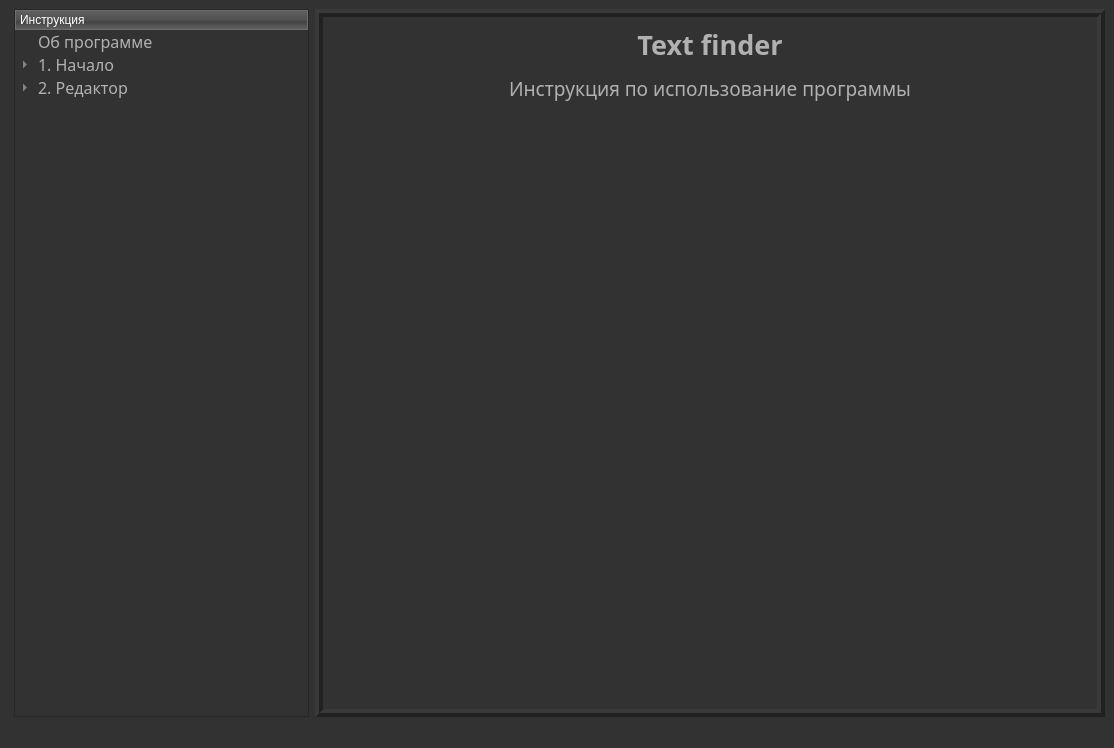
<?xml version="1.0" encoding="UTF-8"?>
<ui version="4.0">
 <class>MainWindow</class>
 <widget class="QMainWindow" name="MainWindow">
  <property name="geometry">
   <rect>
    <x>0</x>
    <y>0</y>
    <width>1114</width>
    <height>748</height>
   </rect>
  </property>
  <property name="maximumSize">
   <size>
    <width>1852</width>
    <height>1025</height>
   </size>
  </property>
  <property name="windowTitle">
   <string>Instruction</string>
  </property>
  <property name="windowIcon">
   <iconset>
    <normaloff>../../../Progri/Python/Text finder/ebook.svg</normaloff>../../../Progri/Python/Text finder/ebook.svg</iconset>
  </property>
  <property name="windowOpacity">
   <double>1.000000000000000</double>
  </property>
  <property name="styleSheet">
   <string notr="true">QToolTip
{
     border: 1px solid black;
     background-color: #ffa02f;
     padding: 1px;
     border-radius: 3px;
     opacity: 100;
}

QWidget
{
    color: #b1b1b1;
    background-color: #323232;
}

QTreeView, QListView
{
    background-color: silver;
    margin-left: 5px;
}

QWidget:item:hover
{
    background-color: QLinearGradient( x1: 0, y1: 0, x2: 0, y2: 1, stop: 0 #ffa02f, stop: 1 #ca0619);
    color: #000000;
}

QWidget:item:selected
{
    background-color: QLinearGradient( x1: 0, y1: 0, x2: 0, y2: 1, stop: 0 #ffa02f, stop: 1 #d7801a);
}

QMenuBar::item
{
    background: transparent;
}

QMenuBar::item:selected
{
    background: transparent;
    border: 1px solid #ffaa00;
}

QMenuBar::item:pressed
{
    background: #444;
    border: 1px solid #000;
    background-color: QLinearGradient(
        x1:0, y1:0,
        x2:0, y2:1,
        stop:1 #212121,
        stop:0.4 #343434/*,
        stop:0.2 #343434,
        stop:0.1 #ffaa00*/
    );
    margin-bottom:-1px;
    padding-bottom:1px;
}

QMenu
{
    border: 1px solid #000;
}

QMenu::item
{
    padding: 2px 20px 2px 20px;
}

QMenu::item:selected
{
    color: #000000;
}

QWidget:disabled
{
    color: #808080;
    background-color: #323232;
}

QAbstractItemView
{
    background-color: QLinearGradient( x1: 0, y1: 0, x2: 0, y2: 1, stop: 0 #4d4d4d, stop: 0.1 #646464, stop: 1 #5d5d5d);
}

QWidget:focus
{
    /*border: 1px solid darkgray;*/
}

QLineEdit
{
    background-color: QLinearGradient( x1: 0, y1: 0, x2: 0, y2: 1, stop: 0 #4d4d4d, stop: 0 #646464, stop: 1 #5d5d5d);
    padding: 1px;
    border-style: solid;
    border: 1px solid #1e1e1e;
    border-radius: 5;
}

QPushButton
{
    color: #b1b1b1;
    background-color: QLinearGradient( x1: 0, y1: 0, x2: 0, y2: 1, stop: 0 #565656, stop: 0.1 #525252, stop: 0.5 #4e4e4e, stop: 0.9 #4a4a4a, stop: 1 #464646);
    border-width: 1px;
    border-color: #1e1e1e;
    border-style: solid;
    border-radius: 6;
    padding: 3px;
    font-size: 20px;
    padding-left: 5px;
    padding-right: 5px;
    min-width: 40px;
}

QPushButton:pressed
{
    background-color: QLinearGradient( x1: 0, y1: 0, x2: 0, y2: 1, stop: 0 #2d2d2d, stop: 0.1 #2b2b2b, stop: 0.5 #292929, stop: 0.9 #282828, stop: 1 #252525);
}

QComboBox
{
    selection-background-color: #ffaa00;
    background-color: QLinearGradient( x1: 0, y1: 0, x2: 0, y2: 1, stop: 0 #565656, stop: 0.1 #525252, stop: 0.5 #4e4e4e, stop: 0.9 #4a4a4a, stop: 1 #464646);
    border-style: solid;
    border: 1px solid #1e1e1e;
    border-radius: 5;
}

QComboBox:hover,QPushButton:hover
{
    border: 2px solid QLinearGradient( x1: 0, y1: 0, x2: 0, y2: 1, stop: 0 #ffa02f, stop: 1 #d7801a);
}


QComboBox:on
{
    padding-top: 3px;
    padding-left: 4px;
    background-color: QLinearGradient( x1: 0, y1: 0, x2: 0, y2: 1, stop: 0 #2d2d2d, stop: 0.1 #2b2b2b, stop: 0.5 #292929, stop: 0.9 #282828, stop: 1 #252525);
    selection-background-color: #ffaa00;
}

QComboBox QAbstractItemView
{
    border: 2px solid darkgray;
    selection-background-color: QLinearGradient( x1: 0, y1: 0, x2: 0, y2: 1, stop: 0 #ffa02f, stop: 1 #d7801a);
}

QComboBox::drop-down
{
     subcontrol-origin: padding;
     subcontrol-position: top right;
     width: 15px;

     border-left-width: 0px;
     border-left-color: darkgray;
     border-left-style: solid; /* just a single line */
     border-top-right-radius: 3px; /* same radius as the QComboBox */
     border-bottom-right-radius: 3px;
 }

QComboBox::down-arrow
{
     image: url(:/dark_orange/img/down_arrow.png);
}

QGroupBox
{   
	border: 1px solid black;
    margin-top: 10px;
}

QGroupBox:focus
{
	border: 1px solid rgb(33,33,33)
}

QTextEdit:focus
{
    border: 1px solid darkgray;
}

QScrollBar:horizontal {
     border: 1px solid #222222;
     background: QLinearGradient( x1: 0, y1: 0, x2: 0, y2: 1, stop: 0.0 #121212, stop: 0.2 #282828, stop: 1 #484848);
     height: 7px;
     margin: 0px 16px 0 16px;
}

QScrollBar::handle:horizontal
{
      background: QLinearGradient( x1: 0, y1: 0, x2: 1, y2: 0, stop: 0 #ffa02f, stop: 0.5 #d7801a, stop: 1 #ffa02f);
      min-height: 20px;
      border-radius: 2px;
}

QScrollBar::add-line:horizontal {
      border: 1px solid #1b1b19;
      border-radius: 2px;
      background: QLinearGradient( x1: 0, y1: 0, x2: 1, y2: 0, stop: 0 #ffa02f, stop: 1 #d7801a);
      width: 14px;
      subcontrol-position: right;
      subcontrol-origin: margin;
}

QScrollBar::sub-line:horizontal {
      border: 1px solid #1b1b19;
      border-radius: 2px;
      background: QLinearGradient( x1: 0, y1: 0, x2: 1, y2: 0, stop: 0 #ffa02f, stop: 1 #d7801a);
      width: 14px;
     subcontrol-position: left;
     subcontrol-origin: margin;
}

QScrollBar::right-arrow:horizontal, QScrollBar::left-arrow:horizontal
{
      border: 1px solid black;
      width: 1px;
      height: 1px;
      background: white;
}

QScrollBar::add-page:horizontal, QScrollBar::sub-page:horizontal
{
      background: none;
}

QScrollBar:vertical
{
      background: QLinearGradient( x1: 0, y1: 0, x2: 1, y2: 0, stop: 0.0 #121212, stop: 0.2 #282828, stop: 1 #484848);
      width: 7px;
      margin: 16px 0 16px 0;
      border: 1px solid #222222;
}

QScrollBar::handle:vertical
{
      background: QLinearGradient( x1: 0, y1: 0, x2: 0, y2: 1, stop: 0 #ffa02f, stop: 0.5 #d7801a, stop: 1 #ffa02f);
      min-height: 20px;
      border-radius: 2px;
}

QScrollBar::add-line:vertical
{
      border: 1px solid #1b1b19;
      border-radius: 2px;
      background: QLinearGradient( x1: 0, y1: 0, x2: 0, y2: 1, stop: 0 #ffa02f, stop: 1 #d7801a);
      height: 14px;
      subcontrol-position: bottom;
      subcontrol-origin: margin;
}

QScrollBar::sub-line:vertical
{
      border: 1px solid #1b1b19;
      border-radius: 2px;
      background: QLinearGradient( x1: 0, y1: 0, x2: 0, y2: 1, stop: 0 #d7801a, stop: 1 #ffa02f);
      height: 14px;
      subcontrol-position: top;
      subcontrol-origin: margin;
}

QScrollBar::up-arrow:vertical, QScrollBar::down-arrow:vertical
{
      border: 1px solid black;
      width: 1px;
      height: 1px;
      background: white;
}


QScrollBar::add-page:vertical, QScrollBar::sub-page:vertical
{
      background: none;
}

QTextEdit
{
    background-color: #242424;
}

QPlainTextEdit
{
    background-color: #242424;
}

QHeaderView::section
{
    background-color: QLinearGradient(x1:0, y1:0, x2:0, y2:1, stop:0 #616161, stop: 0.5 #505050, stop: 0.6 #434343, stop:1 #656565);
    color: white;
    padding-left: 4px;
    border: 1px solid #6c6c6c;
}

QCheckBox:disabled
{
	color: #414141;
}

QDockWidget::title
{
    text-align: center;
    spacing: 3px; /* spacing between items in the tool bar */
    background-color: QLinearGradient(x1:0, y1:0, x2:0, y2:1, stop:0 #323232, stop: 0.5 #242424, stop:1 #323232);
}

QDockWidget::close-button, QDockWidget::float-button
{
    text-align: center;
    spacing: 1px; /* spacing between items in the tool bar */
    background-color: QLinearGradient(x1:0, y1:0, x2:0, y2:1, stop:0 #323232, stop: 0.5 #242424, stop:1 #323232);
}

QDockWidget::close-button:hover, QDockWidget::float-button:hover
{
    background: #242424;
}

QDockWidget::close-button:pressed, QDockWidget::float-button:pressed
{
    padding: 1px -1px -1px 1px;
}

QMainWindow::separator
{
    background-color: QLinearGradient(x1:0, y1:0, x2:0, y2:1, stop:0 #161616, stop: 0.5 #151515, stop: 0.6 #212121, stop:1 #343434);
    color: white;
    padding-left: 4px;
    border: 1px solid #4c4c4c;
    spacing: 3px; /* spacing between items in the tool bar */
}

QMainWindow::separator:hover
{

    background-color: QLinearGradient(x1:0, y1:0, x2:0, y2:1, stop:0 #d7801a, stop:0.5 #b56c17 stop:1 #ffa02f);
    color: white;
    padding-left: 4px;
    border: 1px solid #6c6c6c;
    spacing: 3px; /* spacing between items in the tool bar */
}

QToolBar::handle
{
     spacing: 3px; /* spacing between items in the tool bar */
     background: url(:/dark_orange/img/handle.png);
}

QMenu::separator
{
    height: 2px;
    background-color: QLinearGradient(x1:0, y1:0, x2:0, y2:1, stop:0 #161616, stop: 0.5 #151515, stop: 0.6 #212121, stop:1 #343434);
    color: white;
    padding-left: 4px;
    margin-left: 10px;
    margin-right: 5px;
}

QProgressBar
{
    border: 2px solid grey;
    border-radius: 5px;
    text-align: center;
}

QProgressBar::chunk
{
    background-color: #d7801a;
    width: 2.15px;
    margin: 0.5px;
}

QTabBar::tab {
    color: #b1b1b1;
    border: 1px solid #444;
    border-bottom-style: none;
    background-color: #323232;
    padding-left: 10px;
    padding-right: 10px;
    padding-top: 3px;
    padding-bottom: 2px;
    margin-right: -1px;
}

QTabWidget::pane {
    border: 1px solid #444;
    top: 1px;
}

QTabBar::tab:last
{
    margin-right: 0; /* the last selected tab has nothing to overlap with on the right */
    border-top-right-radius: 3px;
}

QTabBar::tab:first:!selected
{
	 margin-left: 0px; /* the last selected tab has nothing to overlap with on the right */


    border-top-left-radius: 3px;
}

QTabBar::tab:!selected
{
    color: #b1b1b1;
    border-bottom-style: solid;
    margin-top: 3px;
    background-color: QLinearGradient(x1:0, y1:0, x2:0, y2:1, stop:1 #212121, stop:.4 #343434);
}

QTabBar::tab:selected
{
    border-top-left-radius: 3px;
    border-top-right-radius: 3px;
    margin-bottom: 0px;
}

QTabBar::tab:!selected:hover
{
    /*border-top: 2px solid #ffaa00;
    padding-bottom: 3px;*/
    border-top-left-radius: 3px;
    border-top-right-radius: 3px;
    background-color: QLinearGradient(x1:0, y1:0, x2:0, y2:1, stop:1 #212121, stop:0.4 #343434, stop:0.2 #343434, stop:0.1 #ffaa00);
}

QRadioButton::indicator:checked, QRadioButton::indicator:unchecked{
    color: #b1b1b1;
    background-color: #323232;
    border: 1px solid #b1b1b1;
    border-radius: 6px;
}

QRadioButton::indicator:checked
{
    background-color: qradialgradient(
        cx: 0.5, cy: 0.5,
        fx: 0.5, fy: 0.5,
        radius: 1.0,
        stop: 0.25 #ffaa00,
        stop: 0.3 #323232
    );
}

QCheckBox::indicator{
    color: #b1b1b1;
    background-color: #323232;
    border: 1px solid #b1b1b1;
    width: 9px;
    height: 9px;
}

QRadioButton::indicator
{
    border-radius: 6px;
}

QRadioButton::indicator:hover, QCheckBox::indicator:hover
{
    border: 1px solid #ffaa00;
}

QCheckBox::indicator:checked
{
	image:url(:/dark_orange/img/checkbox.png);
	background-color: rgb(255, 170, 0);
	color: rgb(255, 170, 0);
}

QCheckBox::indicator:disabled, QRadioButton::indicator:disabled
{
    border: 1px solid #444;
}


QSlider::groove:horizontal {
    border: 1px solid #3A3939;
    height: 8px;
    background: #201F1F;
    margin: 2px 0;
    border-radius: 2px;
}

QSlider::handle:horizontal {
    background: QLinearGradient( x1: 0, y1: 0, x2: 0, y2: 1,
      stop: 0.0 silver, stop: 0.2 #a8a8a8, stop: 1 #727272);
    border: 1px solid #3A3939;
    width: 14px;
    height: 14px;
    margin: -4px 0;
    border-radius: 2px;
}

QSlider::groove:vertical {
    border: 1px solid #3A3939;
    width: 8px;
    background: #201F1F;
    margin: 0 0px;
    border-radius: 2px;
}

QSlider::handle:vertical {
    background: QLinearGradient( x1: 0, y1: 0, x2: 0, y2: 1, stop: 0.0 silver,
      stop: 0.2 #a8a8a8, stop: 1 #727272);
    border: 1px solid #3A3939;
    width: 14px;
    height: 14px;
    margin: 0 -4px;
    border-radius: 2px;
}

QAbstractSpinBox {
    padding-top: 2px;
    padding-bottom: 2px;
    border: 1px solid darkgray;

    border-radius: 2px;
    min-width: 50px;
}
QMainWindow{
	border-top: 2px solid black;
}

QGroupBox{
	border-color:rgb(33,33,33)
}

QGroupBox:hover{
	border-color:rgb(33,33,33)
}

QGroupBox::indicator {
    color: #b1b1b1;
    background-color: #323232;
    border: 1px solid #b1b1b1;
}

QGroupBox::indicator:checked
{
	background-color: rgb(255, 170, 0);
	color: rgb(255, 170, 0);
}</string>
  </property>
  <widget class="QWidget" name="centralwidget">
   <layout class="QHBoxLayout" name="horizontalLayout">
    <item>
     <widget class="QTreeWidget" name="treeWidget">
      <property name="sizePolicy">
       <sizepolicy hsizetype="MinimumExpanding" vsizetype="Expanding">
        <horstretch>0</horstretch>
        <verstretch>0</verstretch>
       </sizepolicy>
      </property>
      <property name="font">
       <font>
        <family>Microsoft YaHei UI Light</family>
        <pointsize>12</pointsize>
        <weight>50</weight>
        <bold>false</bold>
        <strikeout>false</strikeout>
        <stylestrategy>PreferDefault</stylestrategy>
        <kerning>true</kerning>
       </font>
      </property>
      <property name="styleSheet">
       <string notr="true">QTreeView {
	/**color: rgb(255, 255, 255);**/
	background-color: #323232;
	/**border-color: rgb(255, 255, 255);**/
}

QTreeView::item:hover {
	background: rgb(238, 147, 38);
}

QTreeView::item:selected {
	background-color:  rgb(238, 147, 38);
	selection-background-color: rgb(238, 147, 38);
}</string>
      </property>
      <column>
       <property name="text">
        <string>Инструкция</string>
       </property>
      </column>
      <item>
       <property name="text">
        <string>Об программе</string>
       </property>
      </item>
      <item>
       <property name="text">
        <string>1. Начало</string>
       </property>
       <property name="background">
        <brush brushstyle="NoBrush">
         <color alpha="255">
          <red>181</red>
          <green>181</green>
          <blue>181</blue>
         </color>
        </brush>
       </property>
       <item>
        <property name="text">
         <string>Загрузка картинки</string>
        </property>
       </item>
       <item>
        <property name="text">
         <string>Drag &amp; Drop</string>
        </property>
       </item>
      </item>
      <item>
       <property name="text">
        <string>2. Редактор</string>
       </property>
       <item>
        <property name="text">
         <string>Коррекция</string>
        </property>
       </item>
       <item>
        <property name="text">
         <string>Расположение инструментов</string>
        </property>
        <property name="background">
         <brush brushstyle="NoBrush">
          <color alpha="255">
           <red>0</red>
           <green>0</green>
           <blue>0</blue>
          </color>
         </brush>
        </property>
       </item>
       <item>
        <property name="text">
         <string>Размер</string>
        </property>
       </item>
       <item>
        <property name="text">
         <string>Положение картины</string>
        </property>
       </item>
       <item>
        <property name="text">
         <string>Обрезка по выделению</string>
        </property>
       </item>
      </item>
     </widget>
    </item>
    <item>
     <widget class="QStackedWidget" name="stackedWidget">
      <property name="sizePolicy">
       <sizepolicy hsizetype="Preferred" vsizetype="Preferred">
        <horstretch>0</horstretch>
        <verstretch>0</verstretch>
       </sizepolicy>
      </property>
      <property name="frameShape">
       <enum>QFrame::Box</enum>
      </property>
      <property name="frameShadow">
       <enum>QFrame::Raised</enum>
      </property>
      <property name="lineWidth">
       <number>4</number>
      </property>
      <property name="currentIndex">
       <number>5</number>
      </property>
      <widget class="QWidget" name="page_loadfile">
       <layout class="QVBoxLayout" name="verticalLayout_2" stretch="0,0,1">
        <item>
         <widget class="QLabel" name="label_Instruction_loadfile">
          <property name="font">
           <font>
            <family>Microsoft YaHei UI Light</family>
            <pointsize>14</pointsize>
           </font>
          </property>
          <property name="text">
           <string>&lt;html&gt;&lt;head/&gt;&lt;body&gt;&lt;p&gt;После запуска программы, следует загрузить&lt;/p&gt;&lt;p&gt;картинку/фотографию. Что бы это сделать, &lt;/p&gt;&lt;p&gt;нужно нажать на кнопку &lt;span style=&quot; font-weight:600;&quot;&gt;&amp;quot;Browse&amp;quot;&lt;/span&gt;, после чего &lt;/p&gt;&lt;p&gt;выбрать файл.&lt;/p&gt;&lt;/body&gt;&lt;/html&gt;</string>
          </property>
         </widget>
        </item>
        <item>
         <widget class="Line" name="line">
          <property name="frameShadow">
           <enum>QFrame::Raised</enum>
          </property>
          <property name="lineWidth">
           <number>4</number>
          </property>
          <property name="orientation">
           <enum>Qt::Horizontal</enum>
          </property>
         </widget>
        </item>
        <item>
         <widget class="QLabel" name="label_image_for_instruction_loadfile">
          <property name="text">
           <string/>
          </property>
          <property name="pixmap">
           <pixmap>../../../Progri/Python/Text finder/instruction/1.png</pixmap>
          </property>
          <property name="alignment">
           <set>Qt::AlignLeading|Qt::AlignLeft|Qt::AlignTop</set>
          </property>
         </widget>
        </item>
       </layout>
      </widget>
      <widget class="QWidget" name="page_areaselection">
       <layout class="QVBoxLayout" name="verticalLayout">
        <item>
         <widget class="QLabel" name="label_Instruction_areaselection">
          <property name="font">
           <font>
            <family>Microsoft YaHei UI Light</family>
           </font>
          </property>
          <property name="text">
           <string>&lt;html&gt;&lt;head/&gt;&lt;body&gt;&lt;p&gt;&lt;span style=&quot; font-size:14pt;&quot;&gt;Возможно вам потребуется просканировать &lt;/span&gt;&lt;/p&gt;&lt;p&gt;&lt;span style=&quot; font-size:14pt;&quot;&gt;конкретную область, а не все изображение. &lt;/span&gt;&lt;/p&gt;&lt;p&gt;&lt;span style=&quot; font-size:14pt;&quot;&gt;Для этого нужно перейти в раздел &amp;quot;&lt;/span&gt;&lt;span style=&quot; font-size:14pt; font-weight:600;&quot;&gt;Area selection&lt;/span&gt;&lt;span style=&quot; font-size:14pt;&quot;&gt;&amp;quot;&lt;/span&gt;&lt;/p&gt;&lt;p&gt;&lt;img src=&quot;:/inst_areselection/instruction/2.png&quot;/&gt;&lt;/p&gt;&lt;/body&gt;&lt;/html&gt;</string>
          </property>
         </widget>
        </item>
        <item>
         <widget class="QLabel" name="label_areaselection2">
          <property name="font">
           <font>
            <family>Microsoft YaHei UI Light</family>
           </font>
          </property>
          <property name="text">
           <string>&lt;html&gt;&lt;head/&gt;&lt;body&gt;&lt;p&gt;&lt;span style=&quot; font-size:14pt;&quot;&gt;Затем зажать левую кнопку мыши на выбранной области и выделить ее,&lt;/span&gt;&lt;/p&gt;&lt;p&gt;&lt;span style=&quot; font-size:14pt;&quot;&gt;после чего изображение будет обрезано. Потом нажать на кнопку &amp;quot;&lt;/span&gt;&lt;span style=&quot; font-size:14pt; font-weight:600;&quot;&gt;Save&lt;/span&gt;&lt;span style=&quot; font-size:14pt;&quot;&gt;&amp;quot;.&lt;/span&gt;&lt;/p&gt;&lt;p&gt;&lt;span style=&quot; font-size:14pt;&quot;&gt;Если вы ошиблись, нажмите на кнопку &amp;quot;&lt;/span&gt;&lt;span style=&quot; font-size:14pt; font-weight:600;&quot;&gt;Reset&lt;/span&gt;&lt;span style=&quot; font-size:14pt;&quot;&gt;&amp;quot;.&lt;/span&gt;&lt;br/&gt;&lt;img src=&quot;:/inst_areselection/instruction/3_4_5.png&quot;/&gt;&lt;/p&gt;&lt;/body&gt;&lt;/html&gt;</string>
          </property>
          <property name="scaledContents">
           <bool>false</bool>
          </property>
         </widget>
        </item>
       </layout>
      </widget>
      <widget class="QWidget" name="page_DragandDrop">
       <layout class="QVBoxLayout" name="verticalLayout_3">
        <item>
         <widget class="QLabel" name="label_DragandDrop">
          <property name="font">
           <font>
            <family>Microsoft YaHei UI Light</family>
            <pointsize>14</pointsize>
           </font>
          </property>
          <property name="text">
           <string>&lt;html&gt;&lt;head/&gt;&lt;body&gt;&lt;p&gt;Доступно быстрая загрузка изображений, блогадаря Drag &amp;amp; Drop.&lt;/p&gt;&lt;p&gt;Достаточно просто зажать и перетянуть файл...&lt;br/&gt;&lt;/p&gt;&lt;/body&gt;&lt;/html&gt;</string>
          </property>
         </widget>
        </item>
        <item>
         <widget class="Line" name="line_3">
          <property name="orientation">
           <enum>Qt::Horizontal</enum>
          </property>
         </widget>
        </item>
        <item>
         <layout class="QHBoxLayout" name="horizontalLayout_DragandDrop">
          <item>
           <widget class="QLabel" name="label_DragandDrop_3">
            <property name="font">
             <font>
              <family>Microsoft YaHei UI Light</family>
              <pointsize>14</pointsize>
             </font>
            </property>
            <property name="text">
             <string>&lt;html&gt;&lt;head/&gt;&lt;body&gt;&lt;p align=&quot;center&quot;&gt;&lt;br/&gt;&lt;/p&gt;&lt;p align=&quot;center&quot;&gt;&lt;img src=&quot;:/inst_areselection/instruction/71.png&quot;/&gt;&lt;/p&gt;&lt;/body&gt;&lt;/html&gt;</string>
            </property>
           </widget>
          </item>
          <item>
           <widget class="Line" name="line_2">
            <property name="lineWidth">
             <number>5</number>
            </property>
            <property name="midLineWidth">
             <number>0</number>
            </property>
            <property name="orientation">
             <enum>Qt::Vertical</enum>
            </property>
           </widget>
          </item>
          <item>
           <widget class="QLabel" name="label_DragandDrop_2">
            <property name="font">
             <font>
              <family>Microsoft YaHei UI Light</family>
              <pointsize>14</pointsize>
             </font>
            </property>
            <property name="text">
             <string>&lt;html&gt;&lt;head/&gt;&lt;body&gt;&lt;p align=&quot;center&quot;&gt;&lt;br/&gt;&lt;/p&gt;&lt;p align=&quot;center&quot;&gt;&lt;img src=&quot;:/inst_areselection/instruction/81.png&quot;/&gt;&lt;/p&gt;&lt;/body&gt;&lt;/html&gt;</string>
            </property>
           </widget>
          </item>
         </layout>
        </item>
       </layout>
      </widget>
      <widget class="QWidget" name="page_Scale">
       <layout class="QVBoxLayout" name="verticalLayout_4">
        <item>
         <widget class="QLabel" name="label_Scale">
          <property name="font">
           <font>
            <family>Microsoft YaHei UI Light</family>
            <pointsize>14</pointsize>
           </font>
          </property>
          <property name="text">
           <string>&lt;html&gt;&lt;head/&gt;&lt;body&gt;&lt;p&gt;Есть возможность изменить разрешение картины с сохранением пропорцый.&lt;/p&gt;&lt;p&gt;Нужно ввести нужный вами ширину и высоту.&lt;/p&gt;&lt;p&gt;Reset - сбрасывает разрешение картины.&lt;/p&gt;&lt;p&gt;&lt;br/&gt;&lt;/p&gt;&lt;p align=&quot;center&quot;&gt;&lt;img src=&quot;:/inst_areselection/instruction/9.png&quot;/&gt;&lt;/p&gt;&lt;/body&gt;&lt;/html&gt;</string>
          </property>
         </widget>
        </item>
       </layout>
      </widget>
      <widget class="QWidget" name="page_position">
       <property name="font">
        <font>
         <family>Microsoft YaHei UI Light</family>
         <pointsize>14</pointsize>
        </font>
       </property>
       <layout class="QVBoxLayout" name="verticalLayout_5">
        <item>
         <widget class="QLabel" name="label_position">
          <property name="font">
           <font>
            <family>Microsoft YaHei UI Light</family>
            <pointsize>14</pointsize>
           </font>
          </property>
          <property name="text">
           <string>&lt;html&gt;&lt;head/&gt;&lt;body&gt;&lt;p&gt;Изменить положение картины, можно благодаря кнопкам разположеных внизу.&lt;/p&gt;&lt;p&gt;&lt;br/&gt;&lt;/p&gt;&lt;p&gt;&lt;img src=&quot;:/inst_areselection/instruction/10.png&quot;/&gt;&lt;/p&gt;&lt;/body&gt;&lt;/html&gt;</string>
          </property>
          <property name="scaledContents">
           <bool>false</bool>
          </property>
          <property name="alignment">
           <set>Qt::AlignCenter</set>
          </property>
         </widget>
        </item>
       </layout>
      </widget>
      <widget class="QWidget" name="page_begin">
       <layout class="QVBoxLayout" name="verticalLayout_6">
        <item>
         <widget class="QLabel" name="label_about">
          <property name="font">
           <font>
            <family>Microsoft YaHei UI Light</family>
            <pointsize>14</pointsize>
           </font>
          </property>
          <property name="text">
           <string>&lt;html&gt;&lt;head/&gt;&lt;body&gt;&lt;p align=&quot;center&quot;&gt;&lt;span style=&quot; font-size:20pt; font-weight:600;&quot;&gt;Text finder&lt;/span&gt;&lt;/p&gt;&lt;p align=&quot;center&quot;&gt;Инструкция по использование программы&lt;br/&gt;&lt;/p&gt;&lt;p&gt;&lt;br/&gt;&lt;/p&gt;&lt;/body&gt;&lt;/html&gt;</string>
          </property>
          <property name="alignment">
           <set>Qt::AlignLeading|Qt::AlignLeft|Qt::AlignTop</set>
          </property>
         </widget>
        </item>
       </layout>
      </widget>
     </widget>
    </item>
   </layout>
  </widget>
  <widget class="QStatusBar" name="statusbar"/>
 </widget>
 <resources>
  <include location="../qt.qrc"/>
 </resources>
 <connections/>
</ui>
